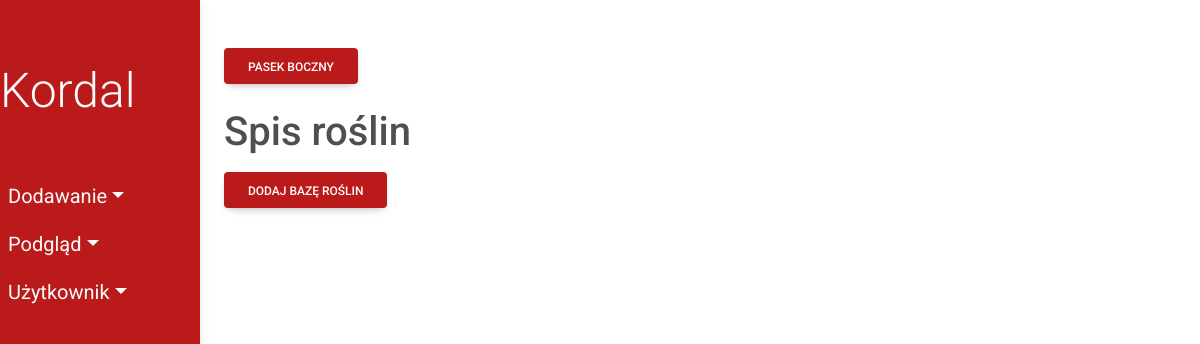
Page /plants/ on the earlier database version.
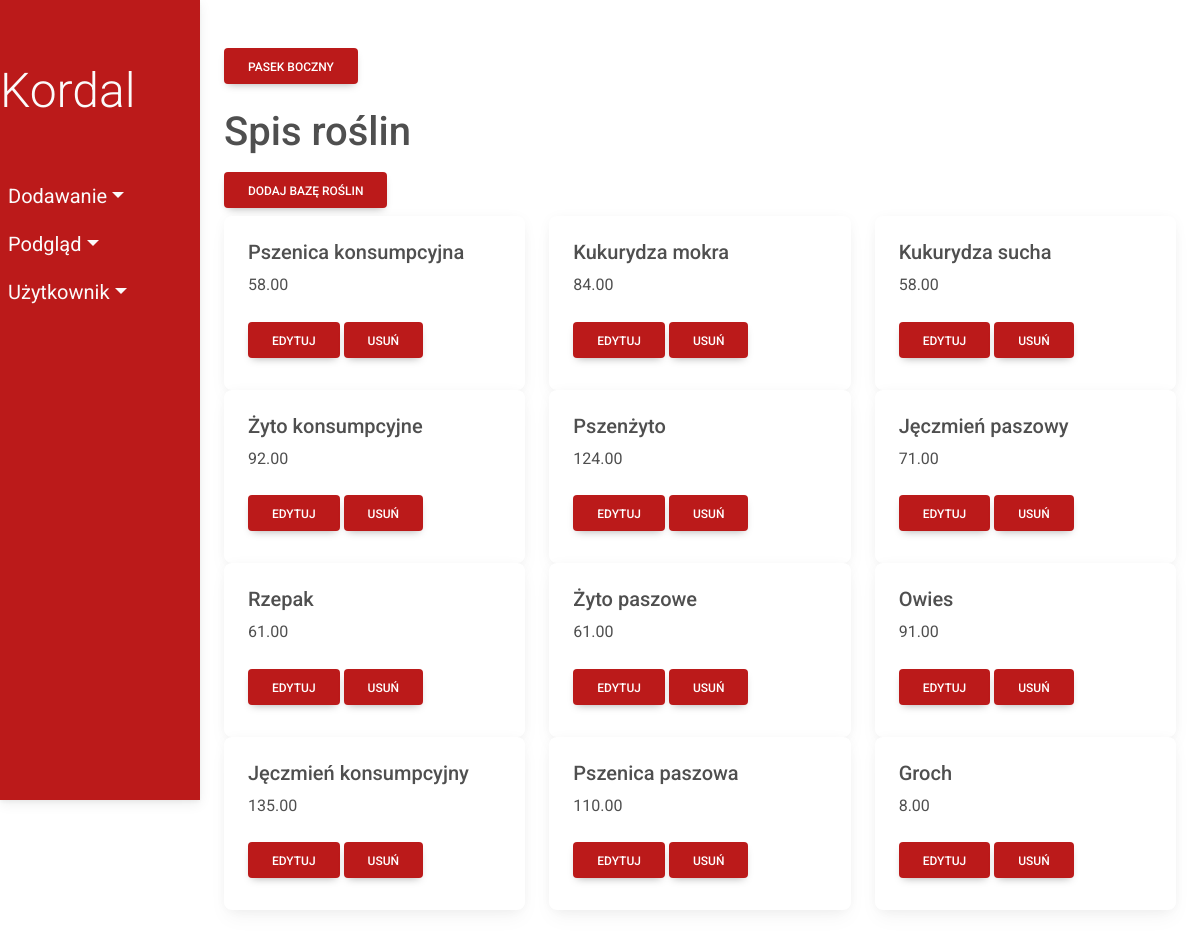
Same page on the later database version.
### fields/models.py (models this page shows, shortened)
class Plant(models.Model):
    plant_name = models.CharField(max_length=50)
    seed_price = models.DecimalField(max_digits=10, decimal_places=2)
    class Meta:
        db_table = 'Plant'

### fields/views/viewsPlant.py (the view)
# urls.py: path('plants/', viewsPlant.show_plants,
def show_plants(request):
    plants = Plant.objects.all()
    return render(request, 'fields/show/plant.html', {'plants': plants})

### fields/templates/fields/show/plant.html
{% extends 'fields/index.html' %}
      {% block content %}
      <h1>Spis roślin</h1>
      <a href="{% url 'add-plants-auto' %}" class="btn my-2 menu-btn">Dodaj bazę roślin</a>
      <div class="row">
        {% for plant in plants %}
        <div class="col-sm-4">
          <div class="card">
            <div class="card-body">
              <h5 class="card-title">{{ plant.plant_name}}</h5>
              <p class="card-text">{{ plant.seed_price}}</p>
              <a href="update/{{plant.id}}" class="btn my-2 menu-btn">Edytuj</a>
              <a href="delete/{{plant.id}}" class="btn my-2 menu-btn">Usuń</a>
            </div>
          </div>
        </div>
        {% endfor %}
      </div>
    {% endblock %}

Differences in the rows shown:
added Plant: plant_name "Pszenica konsumpcyjna", seed_price "58.00"
added Plant: plant_name "Kukurydza mokra", seed_price "84.00"
added Plant: plant_name "Kukurydza sucha", seed_price "58.00"
added Plant: plant_name "Żyto konsumpcyjne", seed_price "92.00"
added Plant: plant_name "Pszenżyto", seed_price "124.00"
added Plant: plant_name "Jęczmień paszowy", seed_price "71.00"
added Plant: plant_name "Rzepak", seed_price "61.00"
added Plant: plant_name "Żyto paszowe", seed_price "61.00"
added Plant: plant_name "Owies", seed_price "91.00"
added Plant: plant_name "Jęczmień konsumpcyjny", seed_price "135.00"
added Plant: plant_name "Pszenica paszowa", seed_price "110.00"
added Plant: plant_name "Groch", seed_price "8.00"
